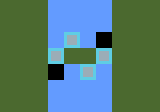

This game map was drawn from its Tiled (.tmx) file and the tilesets committed beside it. A one-line description and the trimmed map source follow:
An orthogonal 10x7 tile map with 16x16 px tiles, 1 tile layer (Tile Layer 1).

<map version="1.0" orientation="orthogonal" renderorder="right-down" width="10" height="7" tilewidth="16" tileheight="16" nextobjectid="1">
 <tileset firstgid="1" name="sample-tileset" tilewidth="16" tileheight="16" tilecount="5">
  <image source="../sample-tileset.png" width="80" height="16" />
 </tileset>
 <layer name="Tile Layer 1" width="10" height="7">
  <data>[70 cells, 70 non-empty, 4 distinct tile ids]</data>
 </layer>
</map>
